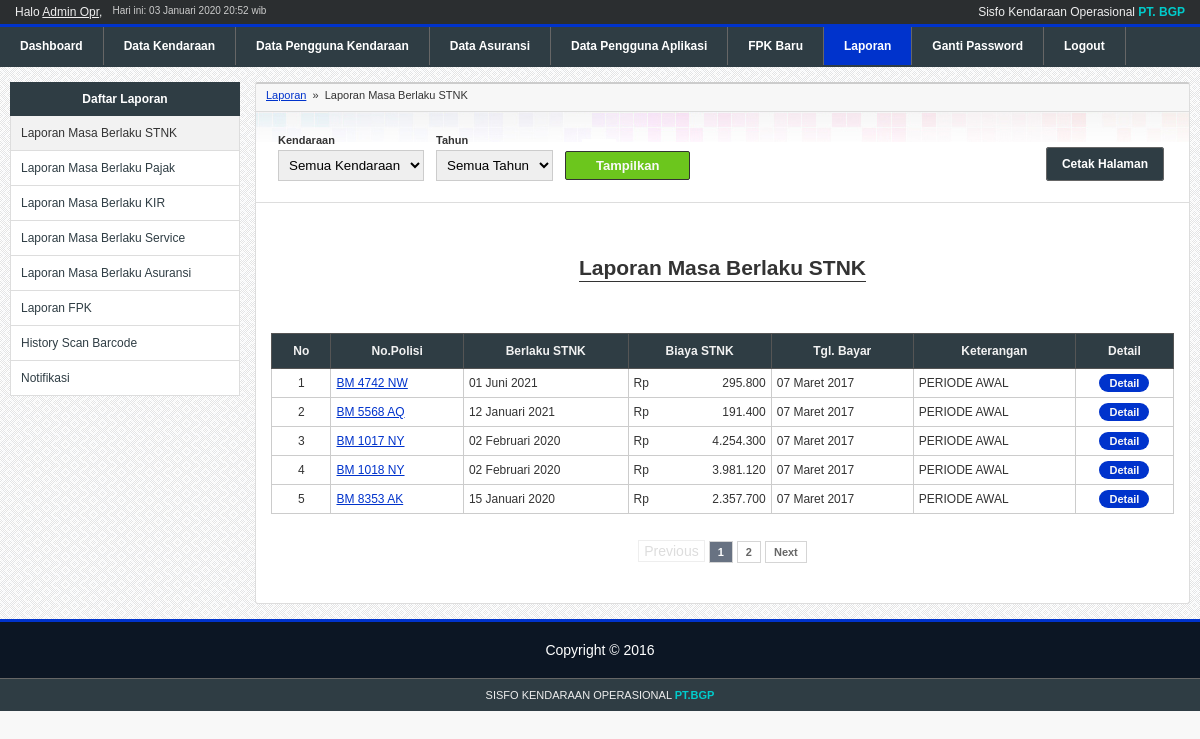
The page /skripsi/apps/laporan/index.php?sub=stnk.php (signed in) on the database its author committed.
### tables this page shows
CREATE TABLE IF NOT EXISTS `user` (
  `id_user` tinyint(2) NOT NULL AUTO_INCREMENT,
  `username` varchar(35) NOT NULL,
  `namalengkap` varchar(50) NOT NULL,
  `password` char(40) NOT NULL,
  `tipe_user` enum('manager','admin','slapangan') NOT NULL,
  `no_telp` varchar(14) NOT NULL,
  `terakhir_login` datetime NOT NULL,
  `token` text NOT NULL,
  PRIMARY KEY (`id_user`)
);

CREATE TABLE IF NOT EXISTS `stnk` (
  `id_stnk` int(11) NOT NULL AUTO_INCREMENT,
  `id_kendaraan` int(11) NOT NULL,
  `berlaku_stnk` date NOT NULL,
  `biaya_stnk` int(8) unsigned DEFAULT NULL,
  `tgl_input` datetime NOT NULL,
  `tgl_pelaksanaan` date DEFAULT NULL,
  `id_user` tinyint(2) NOT NULL,
  `keterangan` varchar(255) DEFAULT NULL,
  `status` enum('history','active') NOT NULL,
  `id_fpk` int(11) NOT NULL,
  PRIMARY KEY (`id_stnk`)
);

CREATE TABLE IF NOT EXISTS `kendaraan` (
  `id_kendaraan` int(11) NOT NULL AUTO_INCREMENT,
  `no_polisi` varchar(12) NOT NULL,
  `nama_stnk` varchar(35) NOT NULL,
  `merk` varchar(25) NOT NULL,
  `jenis` enum('mobil','truk','motor') NOT NULL,
  `tahun_pembuatan` year(4) NOT NULL,
  `no_rangka` varchar(35) NOT NULL,
  `no_mesin` varchar(35) NOT NULL,
  `posisi_stnk` varchar(35) NOT NULL,
  `nama_bpkb` varchar(35) NOT NULL,
  `posisi_bpkb` varchar(35) NOT NULL,
  `status_kendaraan` varchar(10) NOT NULL,
  `id_master_asuransi` tinyint(2) unsigned DEFAULT NULL,
  `id_penggunakendaraan` int(11) NOT NULL,
  PRIMARY KEY (`id_kendaraan`),
  UNIQUE KEY `no_polisi` (`no_polisi`)
);

### skripsi/modules/connect.php (called while the page is built, shortened)
<?php
$connect = mysqli_connect(DB_HOST, DB_USER, DB_PASSWORD);
if($connect){
    function query($sql){
        global $connect;
        $query = mysqli_query($connect, $sql);
        return  $query;
    }
} else {
    die('Unable to connect to '.DB_HOST);
}
?>

### skripsi/modules/library.php (called while the page is built, shortened)
<?php
function monthToId($month){
    switch($month){
        case 1:
            $month = 'Januari';
            break;
        case 2:
            $month = 'Februari';
            break;
        case 3:
            $month = 'Maret';
            break;
        case 6:
            $month = 'Juni';
            break;
    }
    return $month;
}

### skripsi/apps/laporan/stnk.php (the view, shortened to what this page needs)
<div class="breadcrumb print-hide">
    <a href="<?php echo APPURL;?>/laporan/">Laporan</a> &nbsp;&raquo;&nbsp;
    Laporan Masa Berlaku STNK
</div>
<div class="print-hide" style="border-bottom:1px solid #ddd;overflow:hidden;margin:15px -20px;padding:0 20px;">
	<ul id="content-menu" style="margin-top:30px">
		<li><a class="btn" href='javascript:print()'>Cetak Halaman</a></li>
	</ul>
	<form method="get" action="" style="float:left">
		<table cellpadding="5">
			<tr>
				<td>
					<div style="font-size:11px;font-weight:bold;margin-bottom:4px;">Kendaraan</div>
					<select name="kendaraan">
						<option value="">Semua Kendaraan</option>
					</select>
				</td>
				<td>
					<div style="font-size:11px;font-weight:bold;margin-bottom:4px;">Tahun</div>
					<select name="tahun">
						<option value="">Semua Tahun</option>
					</select>
				</td>
				<td>
					<div style="font-size:11px;font-weight:bold;margin-bottom:4px;">&nbsp;</div>
					<input type="submit" value="Tampilkan"/>
				</td>
			</tr>
		</table>
	</form>
</div>
<?php
$title = '';
?>
<h2 class="content-title"><span>Laporan Masa Berlaku STNK<?php echo ($title ? '<br/>'.$title : '');?></span></h2>
<table border="1" class="list">
<tr>
	<th>No</th>
	<th>No.Polisi</th>
    <th>Berlaku STNK</th>
    <th>Biaya STNK</th>
	<th>Tgl. Bayar</th>
    <th>Keterangan</th>
	<th class="print-hide">Detail</th>
</tr>
<?php
$whereClause = '';
$sql = "SELECT *
		FROM stnk AS s
		JOIN kendaraan AS k ON s.id_kendaraan = k.id_kendaraan
		$whereClause
		ORDER BY berlaku_stnk DESC";
$query = query($sql);
$totalRows = mysqli_num_rows($query);
$limit = 5;
$pages = new Paginator($limit, 'page');
$pages->set_total($totalRows);
parse_str($_SERVER['QUERY_STRING'], $params);
unset($params['page']);
$params = empty($params) ? '' : '&'.http_build_query($params);
$pagination = $pages->page_links('?', $params);
$sql .= ' '.$pages->get_limit();
$query = query($sql);
$no = 1 + (( ($_GET['page'] ?  $_GET['page'] : 1) - 1) * $limit);
if($totalRows == 0){
	?>
	<tr>
		<td colspan="7" class="nodata">Belum ada data</td>
	</tr>
	<?php
} else {
	while($data = mysqli_fetch_array($query)){
        $angka = $data['biaya_stnk'];
        $jumlah_desimal =0;
        $pemisah_desimal =",";
        $pemisah_ribuan =".";
		?>
		<tr class="<?php echo $data['status'];?>">
			<td align="center"><?php echo $no;?></td>
			<td><a href="javascript:void(0)" onClick="return popup('<?php echo BASEURL;?>/apps/kendaraan/detail.php?id_kendaraan=<?php echo $data['id_kendaraan'];?>', 'Detail Kendaraan', 500, 500)"><?php echo $data['no_polisi'];?></a></td>
			<td><?php echo date("d",strtotime($data['berlaku_stnk'])) .' '.monthToId(date('m', strtotime($data['berlaku_stnk']))). ' '.date('Y', strtotime($data['berlaku_stnk']));?></td>
			<td align="right"><span style="float:left">Rp</span><?php echo number_format($angka, $jumlah_desimal, $pemisah_desimal, $pemisah_ribuan); ?></td>
			<td><?php echo date("d",strtotime($data['tgl_pelaksanaan'])) .' '.monthToId(date('m', strtotime($data['tgl_pelaksanaan']))). ' '.date('Y', strtotime($data['tgl_pelaksanaan']));?></td>
			<td>
				<?php
				if($data['keterangan']==NULL){
					echo "-";
				}
				else{
					echo $data['keterangan'];
				}
				?>
			</td>
			<td align="center"  class="print-hide"><a class="btn" href="?sub=stnk_detail.php&id=<?php echo $data['id_fpk'];?>">Detail</a></td>
		</tr>
		<?php
		++$no;
	}
}
?>
</table>
<?php
echo $pagination;
?>

### skripsi/apps/components/header.php
<?php
$sql = "SELECT * FROM user WHERE id_user='{$_SESSION['id_user']}'";
$query = query($sql);
$data = mysqli_fetch_array($query);
?>
<div id="header">
    <div id="top-bar">
        <div id="hello"><?php echo 'Halo <u>'.$data['namalengkap'].'</u>';?>, </div>
        <div id="date">Hari ini: <?php echo date('d'),' ',monthToId(date('m')),' ', date('Y H:i');?> wib</div>
        <div id="appname">Sisfo Kendaraan Operasional <b>PT. BGP</b></div>
    </div>
    <ul id="menu">
        <?php $totalNewFPK =  countFPK();?>
        <li<?php echo $page == 'home' ? ' class="active"':'';?>><a href="<?php echo APPURL;?>/home/">Dashboard</a><li>
        <li<?php echo $page == 'kendaraan' ? ' class="active"':'';?>><a href="<?php echo APPURL;?>/kendaraan/">Data Kendaraan</a><li>
        <li<?php echo $page == 'penggunakendaraan' ? ' class="active"':'';?>><a href="<?php echo APPURL;?>/penggunakendaraan/">Data Pengguna Kendaraan</a><li>
        <li<?php echo $page == 'asuransi' ? ' class="active"':'';?>><a href="<?php echo APPURL;?>/asuransi/">Data Asuransi</a><li>
        <li<?php echo $page == 'penggunaaplikasi' ? ' class="active"':'';?>><a href="<?php echo APPURL;?>/penggunaaplikasi/">Data Pengguna Aplikasi</a><li>
        <li<?php echo $page == 'fpk' ? ' class="active"':'';?>><a href="<?php echo APPURL;?>/fpk/">FPK Baru<?php echo $totalNewFPK > 0 ? '<span class="notif">'.$totalNewFPK.'</span>':''?></a><li>
        <li<?php echo $page == 'laporan' ? ' class="active"':'';?>><a href="<?php echo APPURL;?>/laporan/">Laporan</a><li>
        <li<?php echo $page == 'changepassword' ? ' class="active"':'';?>><a href="<?php echo APPURL;?>/changepassword/">Ganti Password</a><li>
        <li><a href="<?php echo APPURL;?>/login/logout.php">Logout</a><li>
    </ul>
</div>

### skripsi/css/style.css (style rules this page uses)
html, body { padding:0; margin:0; }
body { font-size:9pt; background-color:#f8f8f8; color:#333; font-family: arial; font-size: 14px; }
input[type=text], input[type=password], select, textarea { padding:6px; border:1px solid #ccc; }
input[type=submit], input[type=reset] { padding:6px 14px; }
input[type=submit] { background-color:#6cc61d; border:1px solid #333; color:#f9f9f9; padding:6px 30px; font-size: 13px; cursor:pointer; border-radius:2px; font-weight: bold; }
.breadcrumb { font-size:11px; background-color:#f7f7f7; padding:10px 15px; margin:-20px -20px 0 -20px; border-bottom:1px solid #ddd }
#top-bar { color:#eee; background-color:#2b2e30; padding:5px 15px; font-size:12px; overflow:hidden; }
#top-bar #appname { float:right; }
#top-bar #appname b { color:#00CCCC; }
#top-bar #hello, #top-bar #date { float:left; }
#top-bar #date { color:#ccc; margin-left:10px; font-size:10px; }
#menu { border-top:3px solid #0033CC; border-bottom:2px solid #2F3D44; background-color:#2F3D44; color:#fff; padding:0; margin:0; display:block; width: 100%; }
#menu li { display:inline-block; list-style-type:none; }
#menu li a { color:#fff; font-weight: bold; text-decoration:none; font-family:arial; display:block; padding:12px 20px; border-right:1px solid #666; font-size:12px; position:relative }
#menu li.active { background-color:#0033CC; }
a { color:#0033CC; }
table.list { border-collapse: collapse; width:100%; background-color:#fff; }
table.list th { background-color:#2F3D44; color:#f2f2f2; font-weight:bold; border:1px solid #555; font-size:12px; padding:10px; }
table.list td { border:1px solid #ccc; font-size:12px; padding:7px 5px; }
table.list td a.btn { background-color:#0033CC; color:#f8f8f8; font-size:11px; padding:3px 10px; text-decoration:none; border-radius:10px; -moz-border-radius:10px; -webkit-border-radius:10px; -o-border-radius:10px; font-weight:bold; }
h2.content-title { text-align:center; margin:50px 0; line-height:30px; }
h2.content-title span { border-bottom:1px solid #333; padding-bottom:2px; }
#content-menu { padding:0; margin:15px 0 20px 0; float:right; }
#content-menu li { display:inline-block; margin-right:10px; }
#content-menu li a { padding:9px 15px; background-color:#2F3D44; border:1px solid #666; border-radius:3px; color:#fff; text-decoration:none; font-size:12px; font-weight: bold; }

### rows shown on the page
user: namalengkap "Admin Opr"
stnk: id_kendaraan.no_polisi "BM 4742 NW", berlaku_stnk "01", berlaku_stnk "Juni", berlaku_stnk "2021", biaya_stnk "295.800", tgl_pelaksanaan "07", tgl_pelaksanaan "Maret", tgl_pelaksanaan "2017", keterangan "PERIODE AWAL"
stnk: id_kendaraan.no_polisi "BM 5568 AQ", berlaku_stnk "12", berlaku_stnk "Januari", berlaku_stnk "2021", biaya_stnk "191.400", tgl_pelaksanaan "07", tgl_pelaksanaan "Maret", tgl_pelaksanaan "2017", keterangan "PERIODE AWAL"
stnk: id_kendaraan.no_polisi "BM 1017 NY", berlaku_stnk "02", berlaku_stnk "Februari", berlaku_stnk "2020", biaya_stnk "4.254.300", tgl_pelaksanaan "07", tgl_pelaksanaan "Maret", tgl_pelaksanaan "2017", keterangan "PERIODE AWAL"
stnk: id_kendaraan.no_polisi "BM 1018 NY", berlaku_stnk "02", berlaku_stnk "Februari", berlaku_stnk "2020", biaya_stnk "3.981.120", tgl_pelaksanaan "07", tgl_pelaksanaan "Maret", tgl_pelaksanaan "2017", keterangan "PERIODE AWAL"
stnk: id_kendaraan.no_polisi "BM 8353 AK", berlaku_stnk "15", berlaku_stnk "Januari", berlaku_stnk "2020", biaya_stnk "2.357.700", tgl_pelaksanaan "07", tgl_pelaksanaan "Maret", tgl_pelaksanaan "2017", keterangan "PERIODE AWAL"
